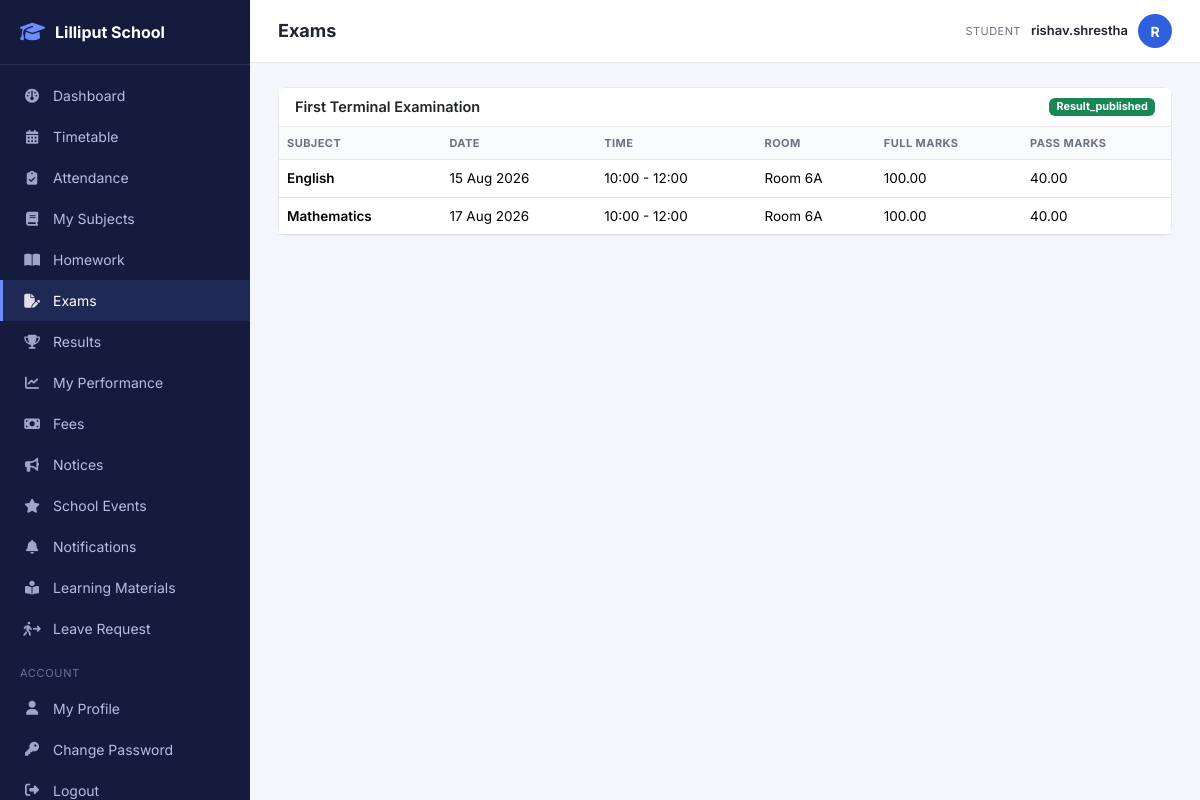
Page /student/exams.php (signed in) on the committed database.
### tables this page shows
CREATE TABLE exam_schedule (
    id INT AUTO_INCREMENT PRIMARY KEY,
    exam_id INT NOT NULL,
    class_section_id INT NOT NULL,
    subject_id INT NOT NULL,
    exam_date DATE NOT NULL,
    start_time TIME NOT NULL,
    end_time TIME NOT NULL,
    room VARCHAR(30) NULL,
    full_marks DECIMAL(6,2) NOT NULL DEFAULT 100,
    pass_marks DECIMAL(6,2) NOT NULL DEFAULT 40,
    UNIQUE KEY uq_exam_cs_subject (exam_id, class_section_id, subject_id),
    FOREIGN KEY (exam_id) REFERENCES exams(id) ON DELETE CASCADE,
    FOREIGN KEY (class_section_id) REFERENCES class_sections(id) ON DELETE CASCADE,
    FOREIGN KEY (subject_id) REFERENCES subjects(id) ON DELETE CASCADE
);

CREATE TABLE exams (
    id INT AUTO_INCREMENT PRIMARY KEY,
    name VARCHAR(100) NOT NULL,
    academic_year_id INT NOT NULL,
    start_date DATE NOT NULL,
    end_date DATE NOT NULL,
    status ENUM('upcoming','ongoing','completed','result_published') NOT NULL DEFAULT 'upcoming',
    FOREIGN KEY (academic_year_id) REFERENCES academic_years(id) ON DELETE CASCADE
);

CREATE TABLE subjects (
    id INT AUTO_INCREMENT PRIMARY KEY,
    name VARCHAR(80) NOT NULL,
    code VARCHAR(20) NOT NULL UNIQUE,
    description VARCHAR(255) NULL,
    status ENUM('active','inactive') NOT NULL DEFAULT 'active'
);

### student/exams.php (the view, shortened to what this page needs)
<?php
$student = require_student_profile();
$db = Database::connection();
$csId = $student['enrollment']['class_section_id'] ?? null;
$exams = [];
if ($csId) {
    $stmt = $db->prepare("
        SELECT es.*, subj.name AS subject_name, e.name AS exam_name, e.status AS exam_status
        FROM exam_schedule es
        JOIN exams e ON e.id = es.exam_id
        JOIN subjects subj ON subj.id = es.subject_id
        WHERE es.class_section_id = :cs
        ORDER BY es.exam_date, es.start_time
    ");
    $stmt->execute(['cs' => $csId]);
    $rows = $stmt->fetchAll();
    foreach ($rows as $r) {
        $exams[$r['exam_name']][] = $r;
    }
}
include __DIR__ . '/../includes/layout_start.php';
?>
<?php foreach ($exams as $examName => $rows): ?>
    <div class="card mb-3">
        <div class="card-header d-flex justify-content-between align-items-center">
            <span><?= e($examName) ?></span>
            <?= status_badge($rows[0]['exam_status']) ?>
        </div>
        <div class="table-responsive">
            <table class="table mb-0">
                <thead><tr><th>Subject</th><th>Date</th><th>Time</th><th>Room</th><th>Full Marks</th><th>Pass Marks</th></tr></thead>
                <tbody>
                <?php foreach ($rows as $r): ?>
                    <tr>
                        <td class="fw-semibold"><?= e($r['subject_name']) ?></td>
                        <td><?= format_date($r['exam_date']) ?></td>
                        <td><?= e(substr($r['start_time'],0,5)) ?> - <?= e(substr($r['end_time'],0,5)) ?></td>
                        <td><?= e($r['room'] ?? '-') ?></td>
                        <td><?= e($r['full_marks']) ?></td>
                        <td><?= e($r['pass_marks']) ?></td>
                    </tr>
                <?php endforeach; ?>
                </tbody>
            </table>
        </div>
    </div>
<?php endforeach; ?>
<?php include __DIR__ . '/../includes/layout_end.php'; ?>

### core/helpers.php (shortened to what this page needs)
<?php
function e(?string $value): string
{
    return htmlspecialchars((string)($value ?? ''), ENT_QUOTES, 'UTF-8');
}
function format_date(?string $date, string $fmt = 'd M Y'): string
{
    $d = DateTime::createFromFormat('Y-m-d', substr($date, 0, 10));
    return $d ? $d->format($fmt) : $date;
}
function status_badge(string $status): string
{
    $map = [
        'active' => 'success', 'present' => 'success', 'paid' => 'success', 'pass' => 'success',
        'inactive' => 'secondary', 'left' => 'secondary',
        'absent' => 'danger', 'unpaid' => 'danger', 'fail' => 'danger',
        'late' => 'warning', 'partial' => 'warning', 'pending' => 'warning',
        'transferred' => 'info', 'graduated' => 'primary',
        'submitted' => 'info', 'checked' => 'primary',
        'approved' => 'success', 'rejected' => 'danger',
        'upcoming' => 'info', 'ongoing' => 'warning', 'completed' => 'secondary', 'result_published' => 'success',
    ];
    $color = $map[$status] ?? 'secondary';
    return '<span class="badge text-bg-' . $color . '">' . e(ucfirst($status)) . '</span>';
}

### assets/css/style.css (style rules this page uses)
:root { --sidebar-width: 250px; --brand-color: #2f5fdc; --brand-color-dark: #1e3fa0; --bg-soft: #f4f6fb; --text-muted: #6b7280; --border-color: #e5e7eb; --radius: 10px; }
* { box-sizing: border-box; }
body { font-family: 'Inter', -apple-system, BlinkMacSystemFont, sans-serif; background: var(--bg-soft); color: #1f2430; margin: 0; }
.card { border: 1px solid var(--border-color); border-radius: var(--radius); }
.card-header { background: #fff; border-bottom: 1px solid var(--border-color); font-weight: 600; font-size: 14.5px; }
.table { font-size: 13.5px; }
.table thead th { background: #f9fafc; text-transform: uppercase; font-size: 11px; letter-spacing: .04em; color: var(--text-muted); font-weight: 700; border-bottom: 1px solid var(--border-color); }
.table td { vertical-align: middle; }

### rows in the picture
exam_schedule: examName "First Terminal Examination", exam.status "Result_published", subject.name "English", exam_date "15 Aug 2026", start_time "10:00", end_time "12:00", room "Room 6A", full_marks "100.00", pass_marks "40.00"
exam_schedule: subject.name "Mathematics", exam_date "17 Aug 2026", start_time "10:00", end_time "12:00", room "Room 6A", full_marks "100.00", pass_marks "40.00"

### other values in the picture
$label "Dashboard Timetable Attendance My Subjects Homework Exams Results My Performance Fees Notices School Events Notifications Learning Materials Leave Request My Profile Change Password"
$pageTitle "Exams"
role_label(Auth::role()) "STUDENT"
Auth::username() "rishav.shrestha"
substr(Auth::username(), 0, 1) "R"
